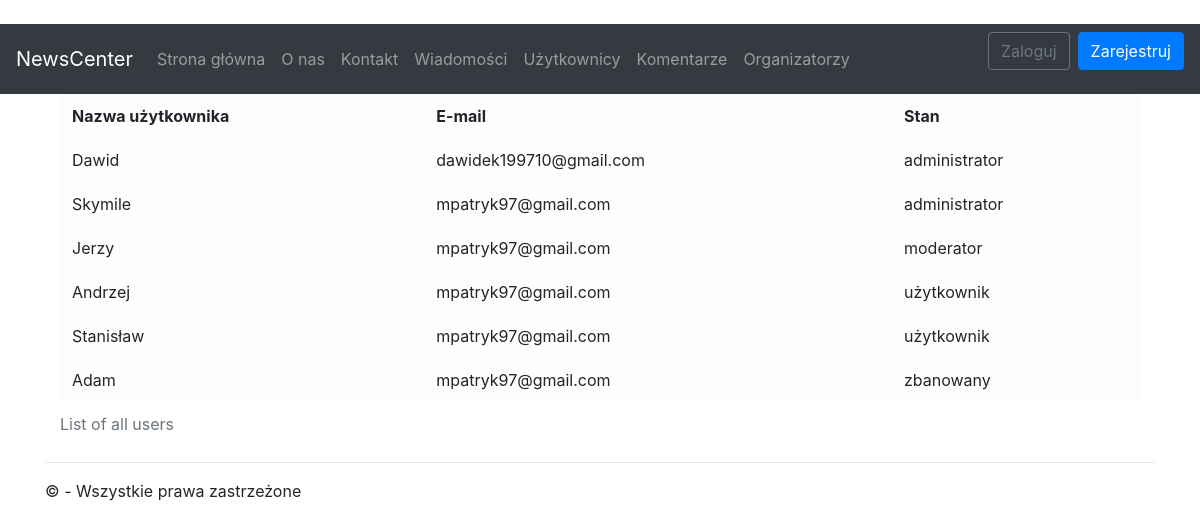
/user, run on the app's committed database.
### app/models.py (models this page shows)
class UserProfile(models.Model):
	user = models.OneToOneField(User, on_delete=models.CASCADE)
	role = models.CharField(max_length=16)

### app/views/user.py (the view)
# urls.py: path(''         , app.views.default.index   , name='home'    ),
def index(request):
	return render(request, 'app/user/index.html', {
		'profiles' : UserProfile.objects.all()
	})

### app/templates/app/user/index.html
{% extends "app/shared/layout.html" %}
{% block content %}
<div class="container">
	<table class="table table-borderless table-light">
		<caption>List of all users</caption>
		<thead>
			<tr>
				<th scope="col">Nazwa użytkownika</th>
				<th scope="col">E-mail           </th>
				<th scope="col">Stan             </th>
			</tr>
		</thead>
		<tbody>
			{% for profile in profiles %}
			<tr>
				<td scope="col">  {{ profile.user.username }} </td>
				<td scope="col">  {{ profile.user.email    }} </td>
				<td scope="col">  {{ profile.role          }} </td>
			</tr>
			{% endfor %}
		</tbody>
	</table>
</div>
{% endblock %}

### app/static/app/content/styles.css (style rules this page uses)
body { padding-top: 0px; }

### data on the page
UserProfile: user.username "Dawid", user.email "dawidek199710@gmail.com", role "administrator"
UserProfile: user.username "Skymile", user.email "mpatryk97@gmail.com", role "administrator"
UserProfile: user.username "Jerzy", user.email "mpatryk97@gmail.com", role "moderator"
UserProfile: user.username "Andrzej", user.email "mpatryk97@gmail.com", role "użytkownik"
UserProfile: user.username "Stanisław", user.email "mpatryk97@gmail.com", role "użytkownik"
UserProfile: user.username "Adam", user.email "mpatryk97@gmail.com", role "zbanowany"
